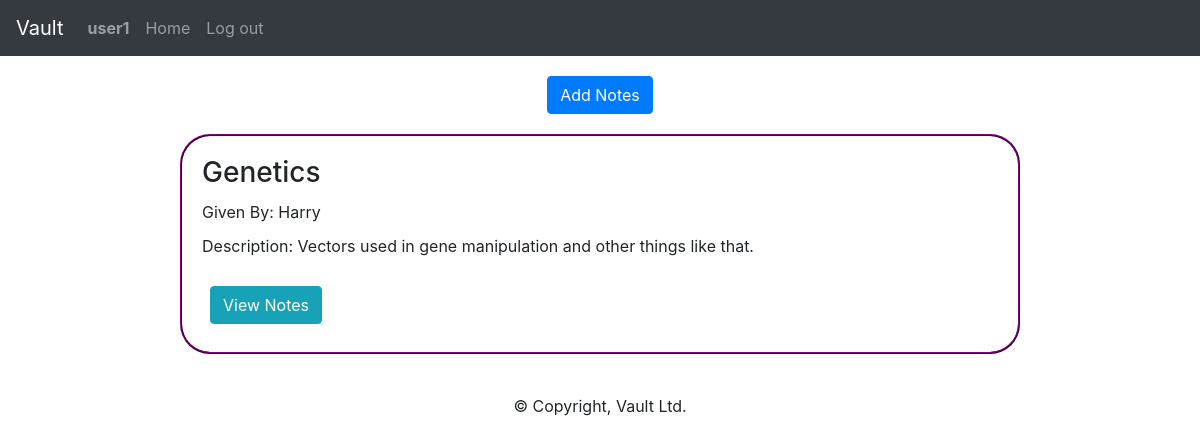
/notes (signed in), run on the app's committed database.
### chat/models.py (models this page shows, shortened)
class User(AbstractUser):
    pass

class Notes(models.Model):
    user = models.CharField("username", default="user1", max_length=64)
    subject_name = models.CharField("subject_name", default="biotech", max_length=256)
    student = models.CharField("name", default="user1", max_length=64)
    time = models.DateTimeField("updated on:", auto_now_add=True)
    description = models.TextField("description")
    link = models.URLField("url for the notes")

### chat/views.py (the view, shortened to what this page needs)
# urls.py: path("notes", views.subjects, name="subjects"),
def subjects(request):
    b = Notes.objects.all().order_by("-time")
    return render(request, "chat/subjects.html", {
        "b": b
    })

### chat/templates/chat/subjects.html (shortened to what this page needs)
{% extends 'chat/layout.html' %}
{% block body %}
<button style="margin: auto; margin-top: 20px; margin-bottom: 20px" id="notes_button" class="btn btn-primary">Add Notes</button>
{% for data in b %}
    <div class="assignment_box">
        <h3 style="margin: 10px">{{data.subject_name}}</h3>
        <p style="font-style: sans-serif; margin: 10px">Given By: {{data.student}}</p>
        <p style="margin: 10px">Description: {{data.description}}</p>
        <a style="margin: 18px" class="btn btn-info" type="button" href="{{data.link}}">View Notes</a>
    </div>
{% endfor %}
{% endblock %}

### chat/templates/chat/layout.html (shortened to what this page needs)
{% load static %}
<!DOCTYPE html>
<html lang="en">
    <head>
        <link href="{% static 'chat/styles.css' %}" rel="stylesheet">
        <link rel="stylesheet" href="https://stackpath.bootstrapcdn.com/bootstrap/4.4.1/css/bootstrap.min.css">
    </head>
    <body>
        <nav class="navbar navbar-expand-lg navbar-dark bg-dark">
            <a class="navbar-brand" href="{% url 'index' %}">Vault</a>
            <div>
                <ul class="navbar-nav mr-auto">
                {% if user.is_authenticated %}
                    <li class="nav-item">
                        <a name="username" class="nav-link" href="{% url 'index' %}"><strong>{{ user.username }}</strong></a>
                    </li>
                {% endif %}
                    <li class="nav-item">
                        <a class="nav-link" href="{% url 'index' %}">Home</a>
                    </li>
                {% if user.is_authenticated %}
                    <li class="nav-item">
                        <a class="nav-link" href="{% url 'logout' %}">Log out</a>
                    </li>
                {% endif %}
                </ul>
            </div>
            </nav>
        <div class="body">
            {% block body %}
            {% endblock %}
        </div>
    </body>
    <footer id="footer">
        <p style="font-weight: soft; margin-top: 20px">© Copyright, Vault Ltd.</p>
    </footer>
</html>

### chat/static/chat/styles.css (style rules this page uses)
.assignment_box { margin: auto; margin-bottom: 20px; width: 70%; height: 20%; border: 2px purple; border-style: ridge; border-radius: 30px; padding: 10px }
#footer { display: table; text-align: center; margin-left: auto; margin-right: auto; }

### data on the page
User: username "user1"
Notes: subject_name "Genetics", student "Harry", description "Vectors used in gene manipulation and other things like that."
